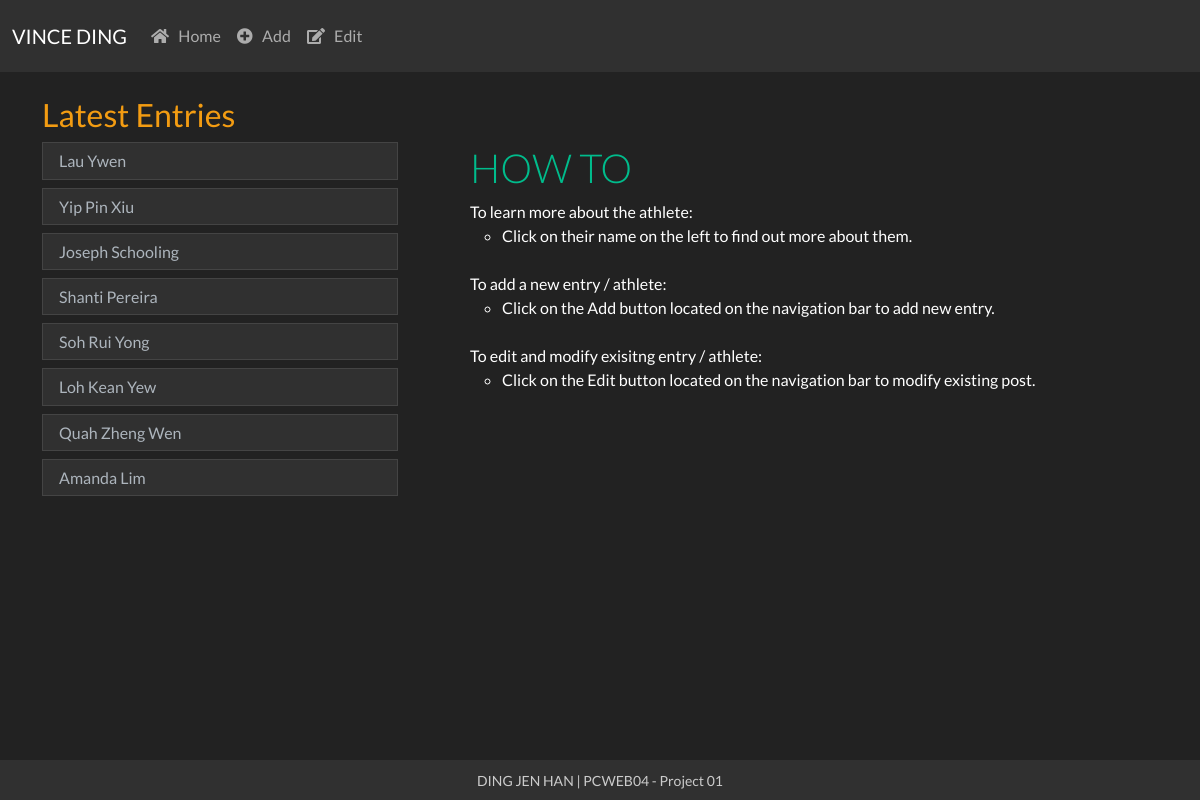
The page / on the database its author committed.
### tables this page shows
CREATE TABLE `players` (
  `PlayerName` varchar(50) NOT NULL,
  `Description` text DEFAULT NULL,
  `Image` blob DEFAULT NULL
);

### index.php (the view, shortened to what this page needs)
<?php
require "config/db.php";
?>
<?php include('inc/header.php'); ?>
<body>
	<div class = "container">
			<div class = "row">
				<div class = "col-4 text-warning mt-4 mb-4" id="pname">
					<h3>Latest Entries</h3>
					<?php
						$query = "SELECT PlayerName FROM players ORDER BY RAND()";
						$result = mysqli_query($con, $query);
						while($row = mysqli_fetch_array($result)){
							$name = $row['PlayerName'];
							echo "
							<div class=\"list-group \" >
								<h6><a class=\"text-light list-group-item list-group-item-action btn-lg btn-dark \" style=\"text-decoration: none \"
								href='index.php?name=$name'> $name<br></a> </h6>
							</div>
									";
						}
					?>
				</div>
				<div class = "col-8 mt-4" id="picpic">
				<div class = "">
					<?php
						if(isset($_GET["name"])){
						$name = $_GET["name"];
						$query = "SELECT Description FROM players WHERE PlayerName = '$name' ";
						$query_run = mysqli_query($con, $query);
						$row = mysqli_fetch_array($query_run);
						$desc = $row['Description'];
						echo
						"
						<div class=\"d-flex justify-content-center flex-row\">
						<h3 class=\"mt-1 \">$name</h3>
						</div>
						<div class=\"d-flex justify-content-center flex-row\">
						<p class=\"mt-2 text-muted\">$desc <br></p>
						</div>
						";
						} else {
							echo
						"<div class=\"list-group p-5\" >
							<div class=\"text-success\"><h4 class=\"display-6\">HOW TO</h4></div>
							<ul class=\"list-unstyled\">
								<li>To learn more about the athlete:
							<ul>
								<li>Click on their name on the left to find out more about them.</li>
							</ul>
						<br>
							<li>To add a new entry / athlete:
							<ul>
								<li>Click on the Add button located on the navigation bar to add new entry.</li>
							</ul>
						<br>
							<li>To edit and modify exisitng entry / athlete:
						<ul>
							<li>Click on the Edit button located on the navigation bar to modify existing post.</li>
						</ul>
						</div>
						";
						}
					?>
				</div>
				</div>
		</div>
	</div>
<?php include('inc/footer.php'); ?>

### rows shown on the page
players: PlayerName "Lau Ywen"
players: PlayerName "Yip Pin Xiu"
players: PlayerName "Joseph Schooling"
players: PlayerName "Shanti Pereira"
players: PlayerName "Soh Rui Yong"
players: PlayerName "Loh Kean Yew"
players: PlayerName "Quah Zheng Wen"
players: PlayerName "Amanda Lim"
